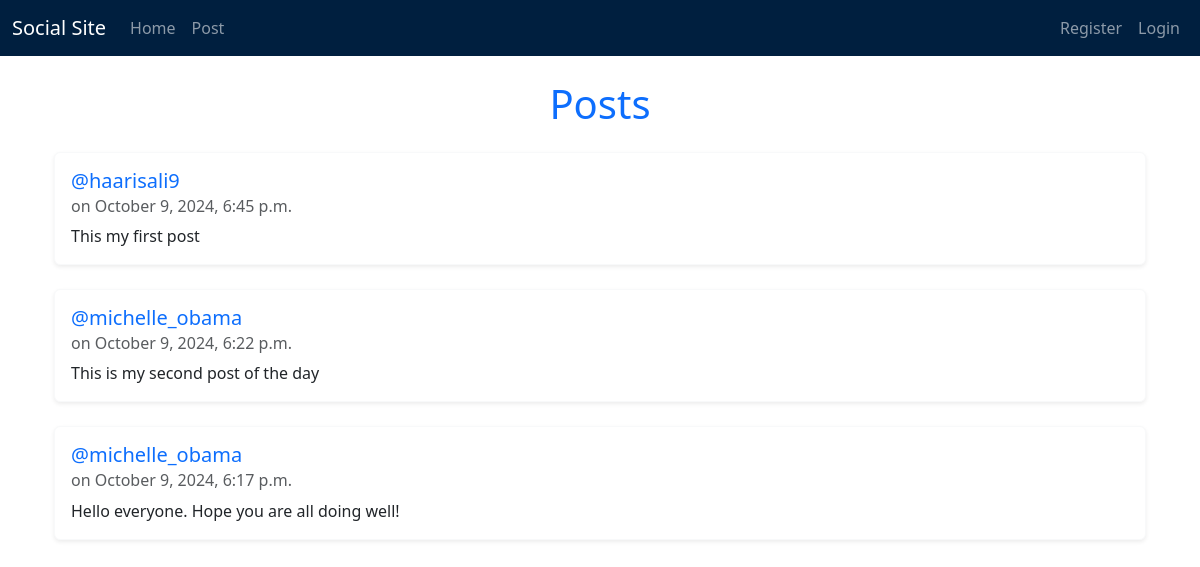
/post_list/, run on the app's committed database.
### social/models.py (models this page shows, shortened)
class Post(models.Model):
    author = models.ForeignKey(User, on_delete=models.CASCADE)
    title = models.CharField(max_length=255, null=True, blank=True)
    description = models.TextField()
    created = models.DateTimeField(auto_now_add=True)
    updated = models.DateTimeField(auto_now = True)

### social/views.py (the view, shortened to what this page needs)
# urls.py: path('post_list/', post_list, name="post_list"),
def post_list(request):
    posts = Post.objects.all().order_by('-created')
    is_mod = request.user.groups.filter(name='mod').exists()
    default_group = Group.objects.get(name='default')
    mod_group = Group.objects.get(name='mod')
    banned_users = default_group.user_set.all()
    banned_user_ids = set(banned_users.values_list('id', flat=True))
    return render(request, 'social/post_list.html', {
        "posts": posts,
        "is_mod": is_mod,
        "banned_user_ids": banned_user_ids,
    })

### social/templates/social/post_list.html (shortened to what this page needs)
{% extends 'social/base.html' %}
{% block content %}
<h1 class="my-4 text-center text-primary">Posts</h1>
<div class="container">
  {% for post in posts %}
    <div class="card shadow-sm border-light mb-4">
      <div class="card-body">
        <h5 class="card-title text-primary">@{{ post.author.username }}</h5>
        <h6 class="card-subtitle mb-2 text-muted">
          on {{ post.created|date:"F j, Y, g:i a" }}
        </h6>
        <p class="card-text">{{ post.description|truncatewords:20 }}</p>
      </div>
    </div>
  {% empty %}
    <div class="alert alert-info text-center" role="alert">
      No posts available.
    </div>
  {% endfor %}
</div>
{% endblock %}

### social/templates/social/base.html (shortened to what this page needs)
<!DOCTYPE html>
<html lang="en">
<head>
    <link rel="stylesheet" href="">
    <link href="https://cdn.jsdelivr.net/npm/bootstrap@5.3.3/dist/css/bootstrap.min.css" rel="stylesheet">
</head>
<body>
    <nav class="navbar navbar-expand-lg navbar-dark bg-dark-blue">
        <div class="container-fluid">
            <a class="navbar-brand" href="{% url 'home' %}">Social Site</a>
            <div class="collapse navbar-collapse" id="navbarNav">
                <ul class="navbar-nav me-auto">
                    <li class="nav-item">
                        <a class="nav-link" href="{% url 'home' %}">Home</a>
                    </li>
                    <li class="nav-item">
                        <a class="nav-link" href="{% url 'create_post' %}">Post</a>
                    </li>
                </ul>
                <ul class="navbar-nav align-items-center">
                    {% if user.is_authenticated %}
                        <li class="nav-item">
                            <strong class="navbar-text me-2">{{ user.username }} is logged in</strong>
                        </li>
                        <li class="nav-item">
                            <a class="nav-link" href="{% url 'logout' %}">Logout</a>
                        </li>
                    {% else %}
                        <li class="nav-item">
                            <a class="nav-link" href="{% url 'register' %}">Register</a>
                        </li>
                        <li class="nav-item">
                            <a class="nav-link" href="{% url 'login' %}">Login</a>
                        </li>
                    {% endif %}
                </ul>
            </div>
        </div>
    </nav>
    <div class="container">
        {% block content %}
        {% endblock %}
    </div>
</body>
</html>

### social/templates/social/base.html (style rules this page uses)
.bg-dark-blue { background-color: #001f3f; }

### data on the page
Post: author.username "haarisali9", created "October 9, 2024, 6:45 p.m.", description "This my first post"
Post: author.username "michelle_obama", created "October 9, 2024, 6:22 p.m.", description "This is my second post of the day"
Post: author.username "michelle_obama", created "October 9, 2024, 6:17 p.m.", description "Hello everyone. Hope you are all doing well!"
